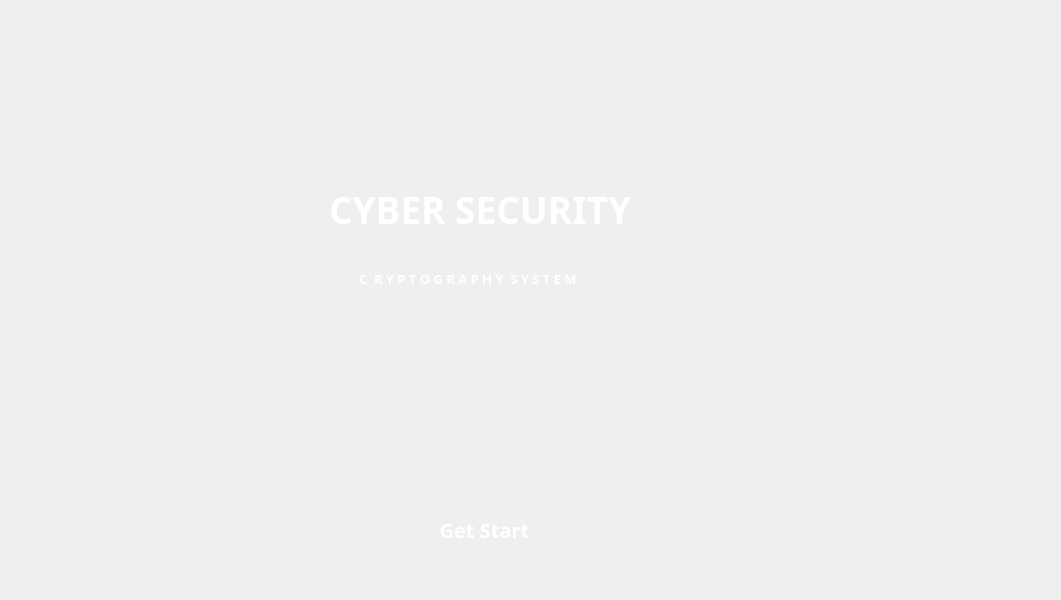
<?xml version="1.0" encoding="UTF-8"?>
<ui version="4.0">
 <class>Form</class>
 <widget class="QWidget" name="Form">
  <property name="geometry">
   <rect>
    <x>0</x>
    <y>0</y>
    <width>1061</width>
    <height>600</height>
   </rect>
  </property>
  <property name="font">
   <font>
    <family>Marlett</family>
    <pointsize>10</pointsize>
   </font>
  </property>
  <property name="windowTitle">
   <string>Form</string>
  </property>
  <widget class="QWidget" name="widget" native="true">
   <property name="geometry">
    <rect>
     <x>9</x>
     <y>19</y>
     <width>1011</width>
     <height>561</height>
    </rect>
   </property>
   <property name="font">
    <font>
     <family>Segoe UI</family>
     <pointsize>10</pointsize>
    </font>
   </property>
   <widget class="QLabel" name="label">
    <property name="geometry">
     <rect>
      <x>10</x>
      <y>20</y>
      <width>911</width>
      <height>531</height>
     </rect>
    </property>
    <property name="font">
     <font>
      <family>Roman</family>
      <pointsize>9</pointsize>
     </font>
    </property>
    <property name="styleSheet">
     <string notr="true">border-image: url(:/images/1617412235768.jpeg);

border-bottom-right-radius: 50px;
border-top-right-radius: 50px;
border-bottom-left-radius: 50px;
border-top-left-radius: 50px;</string>
    </property>
    <property name="text">
     <string/>
    </property>
   </widget>
   <widget class="QPushButton" name="pushButton_2">
    <property name="geometry">
     <rect>
      <x>380</x>
      <y>490</y>
      <width>191</width>
      <height>41</height>
     </rect>
    </property>
    <property name="font">
     <font>
      <family>Segoe Print</family>
      <pointsize>15</pointsize>
      <bold>true</bold>
     </font>
    </property>
    <property name="styleSheet">
     <string notr="true">QPushButton#pushButton_2 {
    background-color: qlineargradient(spread:pad, x1:0, y1:0, x2:1, y2:0,
        stop:0 rgba(135, 206, 250, 255),   /* Light Sky Blue */
        stop:1 rgba(0, 102, 204, 255));    /* Strong Blue */
    color: white;
    border-radius: 20px;
    padding: 8px 20px;
    font-weight: bold;
}

QPushButton#pushButton_2:hover {
    background-color: qlineargradient(spread:pad, x1:0, y1:0, x2:1, y2:0,
        stop:0 rgba(100, 181, 246, 255),   /* Slightly darker */
        stop:1 rgba(0, 85, 170, 255));
}

QPushButton#pushButton_2:pressed {
    padding-top: 5px;
    padding-left: 5px;
    background-color: rgb(0, 85, 170);   /* Deep blue on press */
}
</string>
    </property>
    <property name="text">
     <string>Get Start</string>
    </property>
   </widget>
   <widget class="QLabel" name="label_3">
    <property name="geometry">
     <rect>
      <x>320</x>
      <y>170</y>
      <width>341</width>
      <height>40</height>
     </rect>
    </property>
    <property name="font">
     <font>
      <family>Segoe Print</family>
      <pointsize>28</pointsize>
      <bold>true</bold>
     </font>
    </property>
    <property name="styleSheet">
     <string notr="true">color: rgb(255, 255, 255);</string>
    </property>
    <property name="text">
     <string>CYBER SECURITY</string>
    </property>
   </widget>
   <widget class="QLabel" name="label_4">
    <property name="geometry">
     <rect>
      <x>350</x>
      <y>240</y>
      <width>481</width>
      <height>40</height>
     </rect>
    </property>
    <property name="font">
     <font>
      <family>Segoe Print</family>
      <pointsize>10</pointsize>
      <bold>true</bold>
     </font>
    </property>
    <property name="styleSheet">
     <string notr="true">color: rgb(255, 255, 255);</string>
    </property>
    <property name="text">
     <string>C  R Y P T O G R A P H Y  S Y S T E M</string>
    </property>
   </widget>
  </widget>
 </widget>
 <resources>
  <include location="src.qrc"/>
 </resources>
 <connections/>
</ui>
